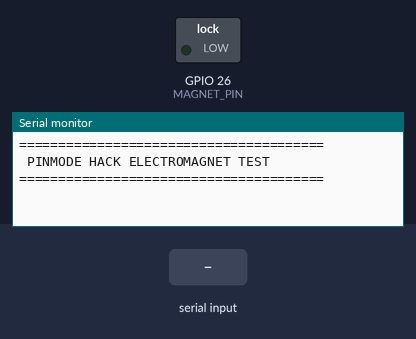
A sketch run on a simulated ESP32. On the bench: switched loads named in the sketch (green lamp = pin HIGH), the last lines printed to the serial monitor. The inputs (shaded band) are chosen by the test bench.

Above: at 1.7 s.
1.8 s: "ON\n" received over Serial
At 2.9 s:
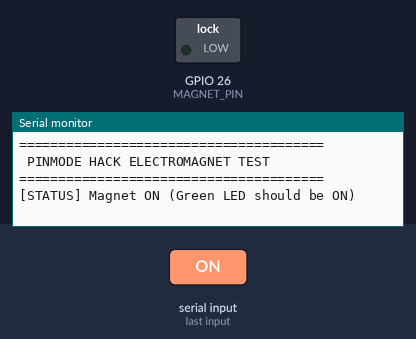
3.3 s: "OFF\n" received over Serial
At 4.1 s:
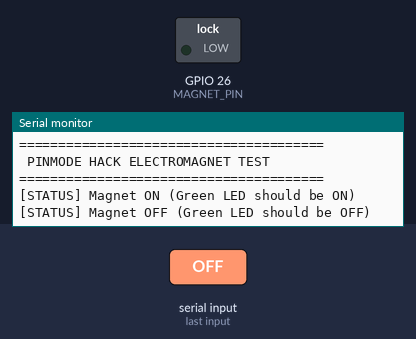

The sketch:

EM.ino
```cpp
#define MAGNET_PIN 26

void setup() {
  Serial.begin(115200);
  delay(500);

  // Start with the magnet OFF (High-Impedance mode)
  pinMode(MAGNET_PIN, INPUT);

  Serial.println(F("\n======================================="));
  Serial.println(F(" PINMODE HACK ELECTROMAGNET TEST"));
  Serial.println(F("======================================="));
}

void loop() {
  if (Serial.available()) {
    String cmd = Serial.readStringUntil('\n');
    cmd.trim();
    cmd.toUpperCase();

    if (cmd == "ON") {
      // Turn ON: Set as output and pull to GND
      pinMode(MAGNET_PIN, OUTPUT);
      digitalWrite(MAGNET_PIN, LOW);
      Serial.println(F("[STATUS] Magnet ON (Green LED should be ON)"));
    }
    else if (cmd == "OFF") {
      // Turn OFF: Set as input (disconnects the pin internally)
      pinMode(MAGNET_PIN, INPUT);
      Serial.println(F("[STATUS] Magnet OFF (Green LED should be OFF)"));
    }
  }
}
```

Measured:
- after the input at 1.8 s, the serial monitor: prints a new line at once (image 1)
- after the input at 3.3 s, the serial monitor: prints a new line at once (image 2)
